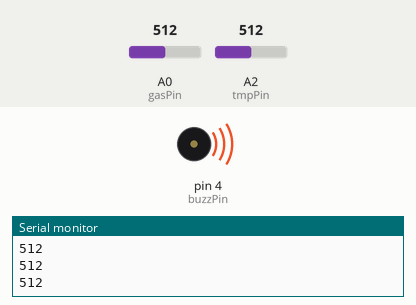
This sketch was run on a simulated Arduino Uno, built with avr-gcc and run on an emulated ATmega328P. Shown: buzzer (waves = sounding), the last lines printed to the serial monitor. The inputs (shaded band) are chosen by the test bench; at power-on: A0 (gasPin) = 512, A2 (tmpPin) = 512.

Above: at 1.3 s.
1.4 s: A0 (gasPin) set to 408
4.4 s: A0 (gasPin) set to 393
At 5.6 s:
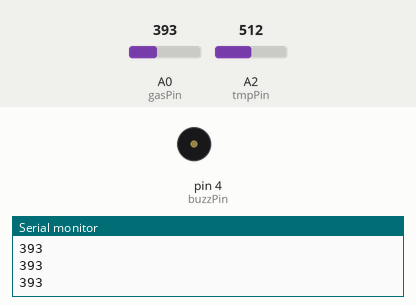
Timing chart, 0 to 7.4 s (numbered marks = the images above; inputs shaded):
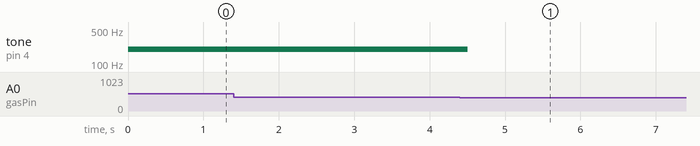

The sketch:

gas_leak_alarm.ino
```cpp
// C++ code
//Omkar Anand Iyer
#include<math.h>
int tmpPin = A2;
int gasPin = A0;
int tmpVal;
int gasVal;
int buzzPin = 4;
int tempC;
void setup()
{
  pinMode(tmpPin, INPUT);
  pinMode(gasPin, INPUT);
  pinMode(buzzPin , OUTPUT);
  Serial.begin(9600);
}

void loop()
{
  tmpVal = analogRead(tmpPin);
  gasVal = analogRead(gasPin);
  tempC = round((165.0/338.0)*(tmpVal-20)-40);
  Serial.println(gasVal);
  if(gasVal>400)
  {
    if(tempC>100)
    {
     tone(buzzPin, 200, 500);
     delay(500);

    }
    else
    {
     tone(buzzPin, 200, 500);
     delay(1000);
    }
  }
}
```

Measured:
- the behaviour switches between 401 and 400 on A0 (gasPin) (found by bisection; images 0 and 1)
- after the input at 4.4 s, tone on pin 4 (buzzPin): 200 Hz → silent after 0.10 s
